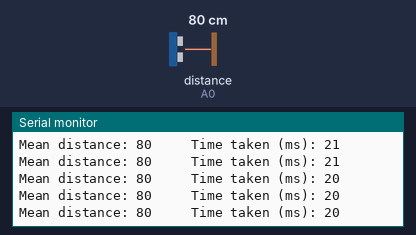
Recording of a sketch running on a simulated Arduino Uno, built with avr-gcc and run on an emulated ATmega328P. Shown: the last lines printed to the serial monitor. The inputs (shaded band) are chosen by the test bench; at power-on: distance to the obstacle (sensor on A0) 80 cm.

Above: at 1.2 s.
1.3 s: distance to the obstacle (sensor on A0) set to 2 cm
At 1.38 s:
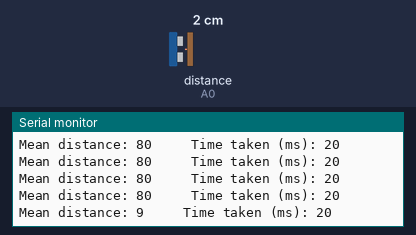
4.3 s: distance to the obstacle (sensor on A0) set to 18 cm
At 4.35 s:
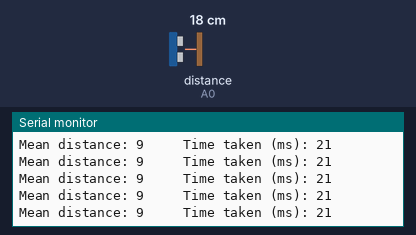
7.3 s: distance to the obstacle (sensor on A0) set to 4 cm
At 7.3 s:
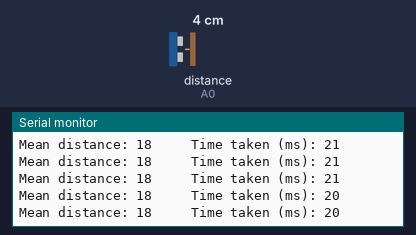
10.3 s: distance to the obstacle (sensor on A0) set to 35 cm
At 10.36 s:
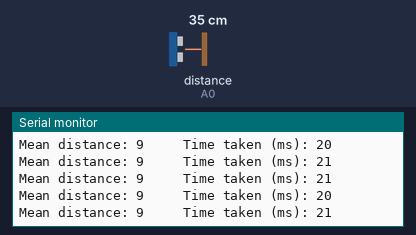
13.3 s: distance to the obstacle (sensor on A0) set to 9 cm
At 13.31 s:
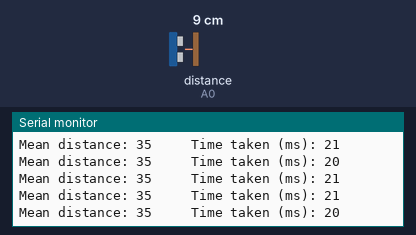
19.3 s: distance to the obstacle (sensor on A0) set to 60 cm
At 19.34 s:
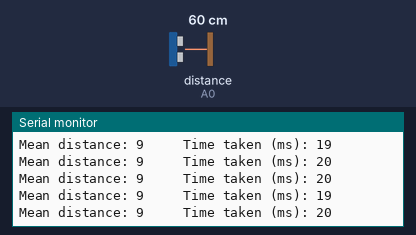
Timing chart, 0 to 22.3 s (numbered marks = the images above; inputs shaded):
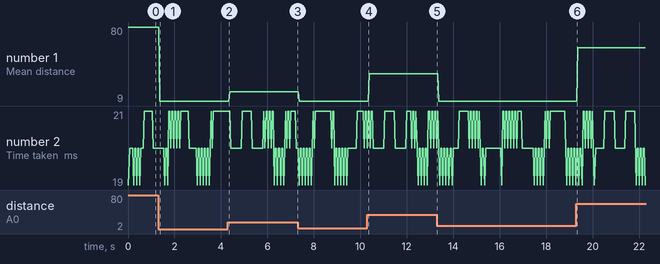

Measured:
- after the input at 1.3 s, the serial monitor: prints a new line after 0.06 s (image 1)
- plotted number 1: 80 → 9 after the input at 1.3 s, 9 → 18 after the input at 4.3 s, 9 → 35 after the input at 10.3 s, 9 → 60 after the input at 19.3 s

The sketch:

IR_Sensor_Test.ino
```cpp
#include <SharpIR.h>

#define ir A0
#define model 1080

SharpIR sharp(ir, 500, 93, model);

// ir: the pin where your sensor is attached
// 25: the number of readings the library will make before calculating a mean distance
// 93: the difference between two consecutive measurements to be taken as valid
// model: an int that determines your sensor:  1080 for GP2Y0A21Y
//                                            20150 for GP2Y0A02Y
//                                            (working distance range according to the datasheets)

void setup(){
  Serial.begin(9600);
  pinMode (ir, INPUT);
}

void loop(){
  //delay(2000);    // it gives you time to open the serial monitor after you upload the sketch

  unsigned long pepe1=millis();  // takes the time before the loop on the library begins
  int dis=sharp.distance();  // this returns the distance to the object you're measuring

  Serial.print("Mean distance: ");  // returns it to the serial monitor
  Serial.print(dis);

  unsigned long pepe2=millis()-pepe1;  // the following gives you the time taken to get the measurement
  Serial.print("     Time taken (ms): ");
  Serial.println(pepe2);
}
```
